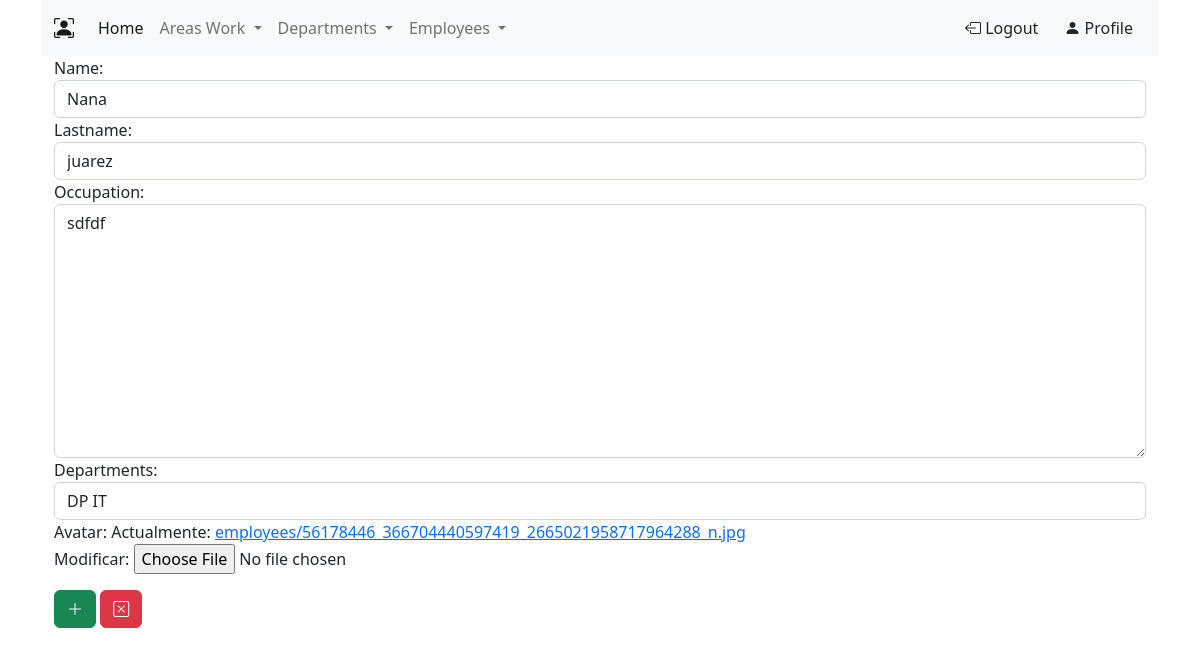
/employee_edit/f68485f693cf4395abba95d890d6768e/ (signed in), run on the app's committed database.
### core/models.py (models this page shows, shortened)
class Employee(models.Model):
    id = models.UUIDField(primary_key=True, default=uuid.uuid4,
                          editable=False, verbose_name="ID_Empleado")
    name = models.CharField(max_length=50, verbose_name="Nombre_Empleado")
    lastname = models.CharField(
        max_length=50, verbose_name="Apellido_Empleado")
    occupation = models.TextField(verbose_name="Ocupacion_Empleado")
    department = models.ForeignKey(
        Department, verbose_name="Departmento_Empleado", on_delete=models.CASCADE, null=True, blank=True)
    creation_date = models.DateTimeField(
        auto_now_add=True, verbose_name="Fecha_Empleado")
    avatar = models.ImageField(
        verbose_name="Avatar_Empleado", upload_to="employees")

### core/views.py (the view)
# urls.py: path('employee_edit/<str:pk>/', EmployeeUpdate.as_view(), name='employee_edit'),
@method_decorator(staff_member_required, name='dispatch')
class EmployeeUpdate(UpdateView):
    model = Employee
    form_class = EmployeeForm
    template_name_suffix = '_update_form'
    success_url = reverse_lazy('employee_list')

### core/forms.py
class EmployeeForm(forms.ModelForm):
    class Meta:
        model = Employee
        fields = ['name', 'lastname', 'occupation', 'department', 'avatar']
        widgets = {
            'name': forms.TextInput(attrs={'class': 'form-control', 'placeholder': 'Name'}),
            'lastname': forms.TextInput(attrs={'class': 'form-control', 'placeholder': 'Last_Name'}),
            'occupation': forms.Textarea(attrs={'class': 'form-control'}),
            'department': forms.Select(attrs={'class': 'select form-control'}),
            'avatar': forms.ClearableFileInput(attrs={'class': 'form-control-file'})
        }

### core/models.py (called while the page is built)
    def __str__(self) -> str:
        return self.name

### core/templates/core/employee_update_form.html (shortened to what this page needs)
{% extends 'core/base.html' %}
{% block content %}
<div class="container">
    <form action="" method="POST" enctype="multipart/form-data">
        <div class="form-group">
            <label for="name">Name:</label>
            {{ form.name }}
        </div>
        <div class="form-group">
            <label for="lastname">Lastname:</label>
            {{ form.lastname }}
        </div>
        <div class="form-group">
            <label for="occupation">Occupation:</label>
            {{ form.occupation }}
        </div>
        <div class="form-group">
            <label for="category">Departments:</label>
            {{ form.department }}
        </div>
        <div class="form-group">
            <label for="avatar">Avatar:</label>
            {{ form.avatar }}
        </div>
        <div class="form-group is-grouped mt-3">
            <button class="btn btn-success"><i class="bi bi-plus-lg"></i></button>
            <button class="btn btn-danger"><i class="bi bi-x-square"></i></button>
        </div>
    </form>
</div>
{% endblock %}

### core/static/core/estilos.css (style rules this page uses)
html { box-sizing: border-box; font-family: 'Nunito', sans-serif; }
*, *:before, *:after { box-sizing: inherit; }
* { margin: 0; padding: 0; }

### data on the page
Employee: name "Nana", lastname "juarez", occupation "sdfdf", department "DP IT"
